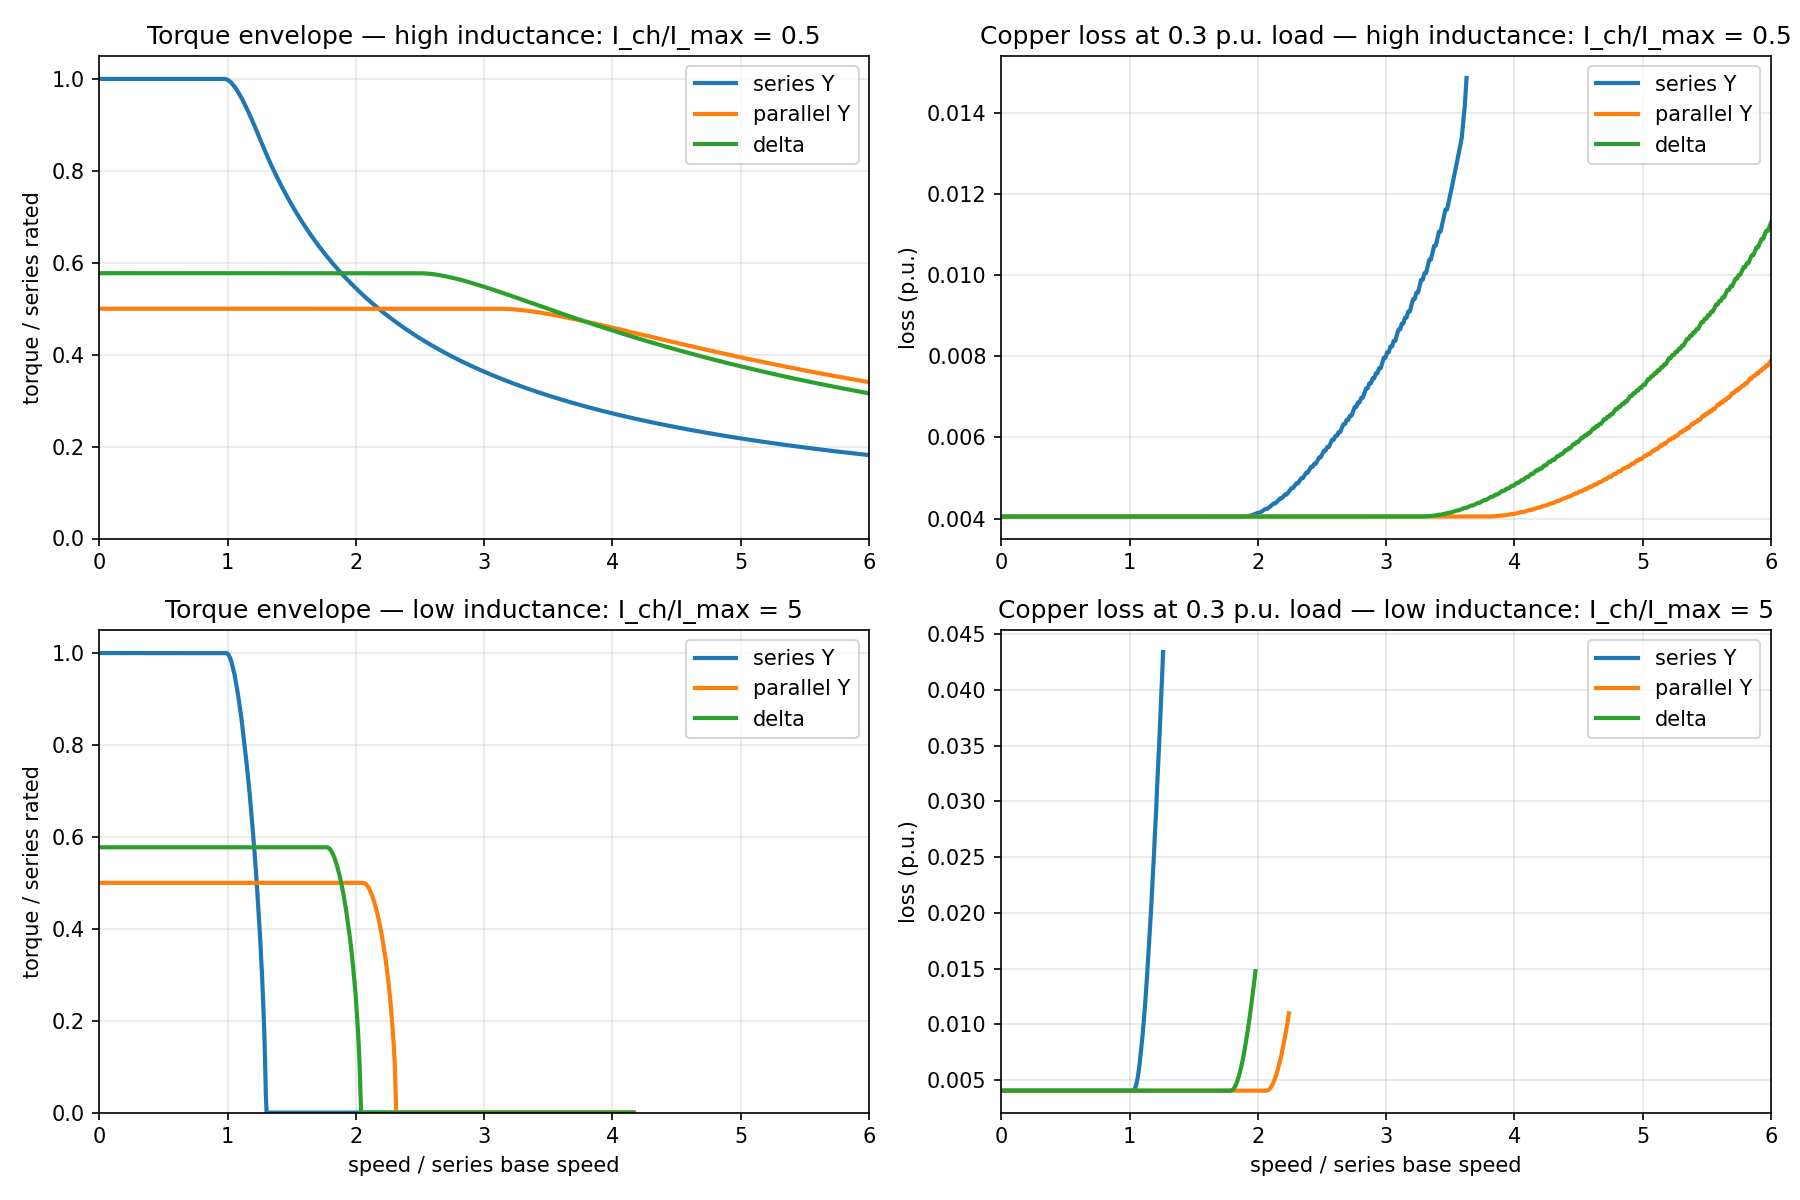

Here is the Python script that generated this plot:
# -*- coding: utf-8 -*-
"""Torque-speed envelopes for series Y / parallel Y / delta, two inductance levels."""
import numpy as np, json, matplotlib
matplotlib.use("Agg")
import matplotlib.pyplot as plt

I_MAX=1.0; V_Y=1.0; R=0.03; P=2; KT=1.0
LAM=KT/3.0

def make_cfg(ich):
    L=LAM/ich
    return {
     'series Y':   dict(kt=KT,   lam=LAM,   L=L,     R=R,      V=V_Y,           I=I_MAX),
     'parallel Y': dict(kt=KT/2, lam=LAM/2, L=L/4,   R=R/4,    V=V_Y,           I=I_MAX),
     'delta':      dict(kt=KT,   lam=LAM,   L=L,     R=R,      V=V_Y*np.sqrt(3), I=I_MAX/np.sqrt(3)),
    }

def tmax(c, w):
    kt,lam,Lc,Rc,V,I = c['kt'],c['lam'],c['L'],c['R'],c['V'],c['I']
    best=0.0
    for id_ in np.linspace(-I,I,601):
        a=(w*Lc)**2+Rc**2
        b=2*(-w*Lc*Rc*id_ + Rc*w*(Lc*id_+lam))
        cc=(Rc*id_)**2+(w*(Lc*id_+lam))**2-V**2
        disc=b*b-4*a*cc
        iq_v=(-b+np.sqrt(disc))/(2*a) if disc>0 else -1
        iq=min(np.sqrt(max(I*I-id_*id_,0)),max(iq_v,0))
        best=max(best,kt*iq)
    return best

def loss_at(c,w,TL):
    kt,lam,Lc,Rc,V,I=c['kt'],c['lam'],c['L'],c['R'],c['V'],c['I']
    iq=TL/kt
    if iq>I: return np.nan
    best=np.nan
    for id_ in np.linspace(-I,I,401):
        if id_*id_+iq*iq>I*I: continue
        vd=Rc*id_-w*Lc*iq; vq=Rc*iq+w*(Lc*id_+lam)
        if vd*vd+vq*vq<=V*V:
            L_=1.5*(id_*id_+iq*iq)*Rc
            if np.isnan(best) or L_<best: best=L_
    return best

def curves(ich, ws):
    cfgs=make_cfg(ich); out={}
    for n,c in cfgs.items():
        T=np.array([tmax(c,w) for w in ws])
        # base speed = first w where T < 0.999*T(0)
        T0=T[0]; idx=np.argmax(T<0.999*T0)
        wb=ws[idx] if idx>0 else ws[-1]
        out[n]=dict(T=T,wb=wb,cfg=c)
    return out

ws=np.linspace(0.02,12,700)
fig,axs=plt.subplots(2,2,figsize=(12,8))
summary={}
for row,(ich,label) in enumerate([(0.5,'high inductance: I_ch/I_max = 0.5'),
                                  (5.0,'low inductance: I_ch/I_max = 5')]):
    out=curves(ich,ws)
    wb0=out['series Y']['wb']
    for n,d in out.items():
        axs[row,0].plot(ws/wb0, d['T'], label=n, lw=2)
        axs[row,1].plot(ws/wb0, [loss_at(d['cfg'],w,0.3) for w in ws], label=n, lw=2)
        summary[(label,n)]=dict(base_speed=float(d['wb']), T0=float(d['T'][0]))
    axs[row,0].set_xlim(0,6); axs[row,0].set_ylim(0,1.05)
    axs[row,0].set_title('Torque envelope — '+label)
    axs[row,0].set_ylabel('torque / series rated'); axs[row,0].legend(); axs[row,0].grid(alpha=.3)
    axs[row,1].set_xlim(0,6)
    axs[row,1].set_title('Copper loss at 0.3 p.u. load — '+label)
    axs[row,1].set_ylabel('loss (p.u.)'); axs[row,1].legend(); axs[row,1].grid(alpha=.3)
for a in axs[1,:]: a.set_xlabel('speed / series base speed')
plt.tight_layout(); plt.savefig('envelope_two_cases.png',dpi=150)
print('saved envelope_two_cases.png')

# crossover: series vs parallel and series vs delta (high inductance case)
out=curves(0.5,ws); wb0=out['series Y']['wb']
for other in ['parallel Y','delta']:
    d=np.array(out['series Y']['T'])-np.array(out[other]['T'])
    k=np.argmax(d<0)
    print('high-Ich: series vs %s crossover at %.2f x base'%(other, ws[k]/wb0 if k else np.nan))
